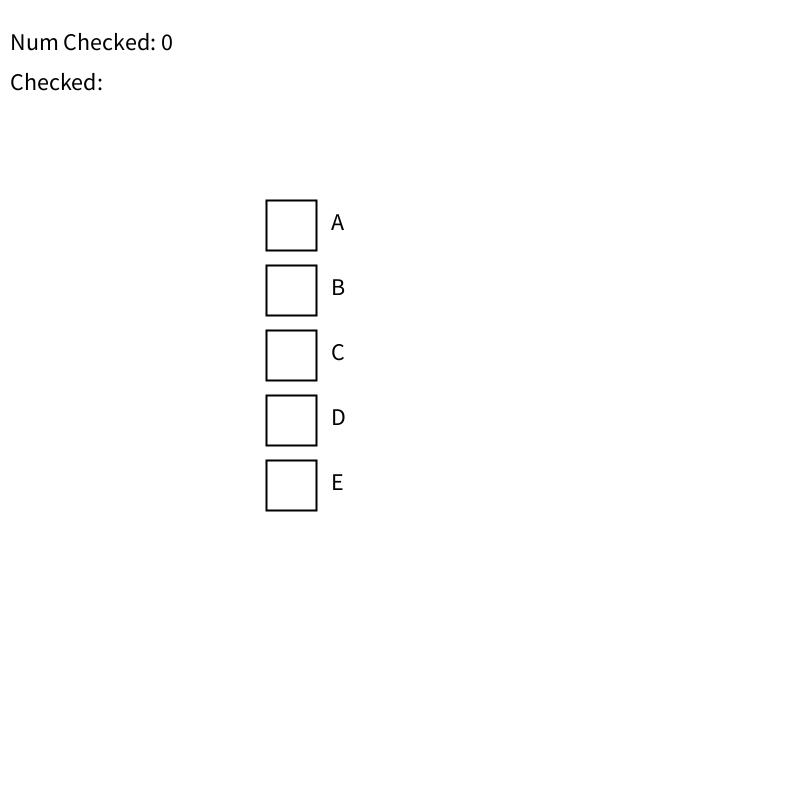
Frame 1 (no input)
Frame 60 (the mouse pressed at the canvas centre just before this capture): identical to frame 1, image omitted
Frame 120 (the mouse held since frame 60 and released just before this capture): identical to frame 1, image omitted

The Processing sketch that drew this single still picture (run headless with seeded random() and noise(); from frame 60 on, the mouse is pressed at the canvas centre):

// Processing sketch: checkBoxes_Selector_001
// ── checkBoxes_Selector_001.pde
// Exemple de component CheckBoxSelector

// Variable checkboxselector
CheckBoxSelector cbl;

// Textos de les opcions del checkboxselector
String[] info = {"A", "B", "C", "D", "E"};

void setup() {

  size(800, 800);

  // Construcció del checkboxselector
  cbl= new CheckBoxSelector(info, width/3, height/4, 50, 50);
}

void draw() {

  background(255);

  // Dibuixam el checkboxlist
  cbl.display();

  //Actualitza cursor
  updateCursor();

  // Mostra el número d'elements seleccionats
  text("Num Checked: "+ cbl.getNumSelected(), 10, 50);
  
  // Mostra els elements seleccionats
  text("Checked: "+ getWhereInFormat(cbl.getSelectedItems()), 10, 90);
}

// Si pitjam el ratolí, miram si ho fem sobre un checkbox
void mousePressed() {
  cbl.checkMouse();
}

// Acualitza el cursor
void updateCursor() {
  if (cbl.checkCursor()) {
    cursor(HAND);
  } else {
    cursor(ARROW);
  }
}


String getWhereInFormat(String[] items) {
  String txt="";
  for (int i=0; i<items.length; i++) {
    txt+="'"+items[i]+"'";
    if (i!=items.length-1) {
      txt+=",";
    }
  }
  return txt;
}

// ── CheckBoxSelector.pde
class CheckBoxSelector {
  
  // Propietats (posició i dimensions)
  float x, y, w, h;
  float margeV = 15;
  
  // Propietats(informació i checkboxes)
  String[] info;
  CheckBoxText[] cbs;
  
  // Constructor
  CheckBoxSelector(String[] info, float x, float y, float w, float h){
    this.x = x; this.y = y;
    this.w = w; this.h = h;
    
    this.info = info;
    this.cbs = new CheckBoxText[ info.length ];
    for(int i=0; i<info.length; i++){
      cbs[i] = new CheckBoxText(info[i], x, y + (h+margeV)*i, w, h);
    }
  }
  
  // Actualitzam la informació del checkboxlist
  void setInfo(String[] info){
    this.info = info;
    this.cbs = new CheckBoxText[ info.length ];
    for(int i=0; i<info.length; i++){
      cbs[i] = new CheckBoxText(info[i], x, y + h*i, w, h);
    }
  }
  
  // Dibuixam el checkboxlist
  void display(){
    for(CheckBoxText cb : cbs){
      cb.display();
    }
  }
  
  // COmprova si feim click sobre algun checkbox
  void checkMouse(){
    for(CheckBoxText cb : cbs){
      if(cb.onMouseOver()){
        cb.toggle();
        break;
      }
    }
  }
  
  // Retorna si el checkBox n està seleccionat
  boolean isChecked(int n){
    return cbs[n].checked;
  }
  
  // Retorna si el checkBox amb texte s està seleccionat
  boolean isChecked(String s){
    for(CheckBoxText cb : cbs){
      if(cb.texte.equals(s)){
        return cb.checked;
      }
    }
    return false;
  }
  
  // Retorna true si el mouse està sobre algun checkbox
  boolean checkCursor(){
    for(CheckBoxText cb : cbs){
      if(cb.onMouseOver()){
        return true;
      }
    }
    return false;
  }
  
  // Retorna el número d'elements seleccionats
  int getNumSelected(){
    int n = 0;
    for(CheckBoxText cb : cbs){
      if(cb.checked){
        n++;
      }
    }
    return n;
  }
  
  // Retorna un array amb el nom dels elements seleccionats
  String[] getSelectedItems(){
    int n = getNumSelected();
    String[] items = new String[n];
    int i=0;
    for(CheckBoxText cb : cbs){
      if(cb.checked){
        items[i] = cb.texte;
        i++;
      }
    }
    return items;
  }
  
}

// ── CheckBoxText.pde
// Component Checkbox

class CheckBoxText {
  
  // Propietats
  float x, y, w, h;
  String texte;
  
  // Colors
  color bgColor;
  color borderColor;
  color checkedColor;
  
  boolean checked;
  
  // Constructor
  CheckBoxText(int x, int y, int w, int h){
    this.x = x; this.y = y;
    this.h = h; this.w = w;
    this.checked = false;
    this.bgColor = color(255);
    this.borderColor = color(0);
    this.checkedColor = color(180);
    this.texte = "";
  }
  
  CheckBoxText(String t, float x, float y, float w, float h){
    this.texte = t;
    this.x = x;this.y = y;
    this.w = w; this.h = h;
    this.checked = false;
    this.bgColor = color(255);
    this.borderColor = color(0);
    this.checkedColor = color(180);
  }
  
  
  // Dibuixa el CheckBox
  void display(){
    
    stroke(borderColor);
    strokeWeight(2);
    
    if(this.checked){
      fill(checkedColor);
    }
    else{
      fill(bgColor);
    }
    rect(x, y, w, h);
    fill(0); textAlign(LEFT); textSize(24);
    text(this.texte, x + w + 15, y + h/2 + 5);
    
    if(this.checked){
      line(x, y, x + w, y + w);
      line(x, y+w, x + w, y);
    }
  }
  
  void setChecked(boolean b){
    this.checked = b;
  }
  
  // Canvia l'estat de selecció
  void toggle(){
    this.checked = ! this.checked;
  }
  
  
  // Mira si el ratolí està sobre el checkbox
  boolean onMouseOver(){
    return  mouseX>= this.x && 
            mouseX<= this.x + this.w &&
            mouseY>= this.y &&
            mouseY<= this.y + this.h;
  }
  
}
